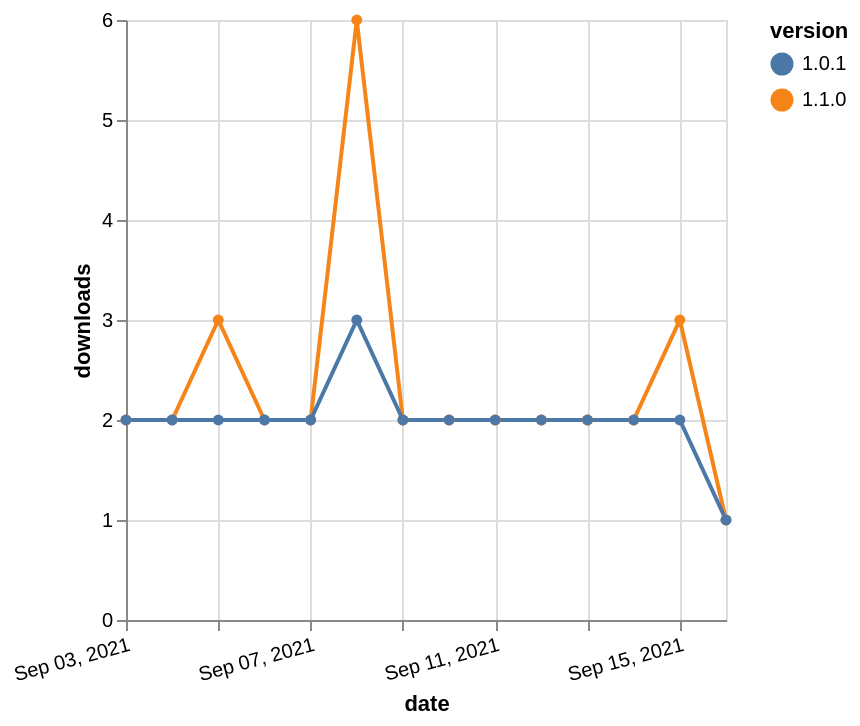

Source (Vega-Lite JSON):
### Vega-Lite specification from a JSON file in a GitHub repository (floating-point values rounded to 4 significant figures)
{"$schema": "https://vega.github.io/schema/vega-lite/v5.json", "description": "A simple bar chart with embedded data.", "data": {"values": [{"date": "2021-09-03", "total": 3123, "delta": 2, "version": "1.1.0"}, {"date": "2021-09-04", "total": 3125, "delta": 2, "version": "1.1.0"}, {"date": "2021-09-05", "total": 3128, "delta": 3, "version": "1.1.0"}, {"date": "2021-09-06", "total": 3130, "delta": 2, "version": "1.1.0"}, {"date": "2021-09-07", "total": 3132, "delta": 2, "version": "1.1.0"}, {"date": "2021-09-08", "total": 3138, "delta": 6, "version": "1.1.0"}, {"date": "2021-09-09", "total": 3140, "delta": 2, "version": "1.1.0"}, {"date": "2021-09-10", "total": 3142, "delta": 2, "version": "1.1.0"}, {"date": "2021-09-11", "total": 3144, "delta": 2, "version": "1.1.0"}, {"date": "2021-09-12", "total": 3146, "delta": 2, "version": "1.1.0"}, {"date": "2021-09-13", "total": 3148, "delta": 2, "version": "1.1.0"}, {"date": "2021-09-14", "total": 3150, "delta": 2, "version": "1.1.0"}, {"date": "2021-09-15", "total": 3153, "delta": 3, "version": "1.1.0"}, {"date": "2021-09-16", "total": 3154, "delta": 1, "version": "1.1.0"}, {"date": "2021-09-03", "total": 2565, "delta": 2, "version": "1.0.1"}, {"date": "2021-09-04", "total": 2567, "delta": 2, "version": "1.0.1"}, {"date": "2021-09-05", "total": 2569, "delta": 2, "version": "1.0.1"}, {"date": "2021-09-06", "total": 2571, "delta": 2, "version": "1.0.1"}, {"date": "2021-09-07", "total": 2573, "delta": 2, "version": "1.0.1"}, {"date": "2021-09-08", "total": 2576, "delta": 3, "version": "1.0.1"}, {"date": "2021-09-09", "total": 2578, "delta": 2, "version": "1.0.1"}, {"date": "2021-09-10", "total": 2580, "delta": 2, "version": "1.0.1"}, {"date": "2021-09-11", "total": 2582, "delta": 2, "version": "1.0.1"}, {"date": "2021-09-12", "total": 2584, "delta": 2, "version": "1.0.1"}, {"date": "2021-09-13", "total": 2586, "delta": 2, "version": "1.0.1"}, {"date": "2021-09-14", "total": 2588, "delta": 2, "version": "1.0.1"}, {"date": "2021-09-15", "total": 2590, "delta": 2, "version": "1.0.1"}, {"date": "2021-09-16", "total": 2591, "delta": 1, "version": "1.0.1"}]}, "width": "container", "mark": {"type": "line", "point": {"filled": true}}, "encoding": {"x": {"field": "date", "type": "temporal", "timeUnit": "yearmonthdate", "title": "date", "axis": {"labelAngle": -15}}, "y": {"field": "delta", "type": "quantitative", "title": "downloads"}, "color": {"field": "version", "type": "nominal"}, "tooltip": {"field": "delta"}}}
